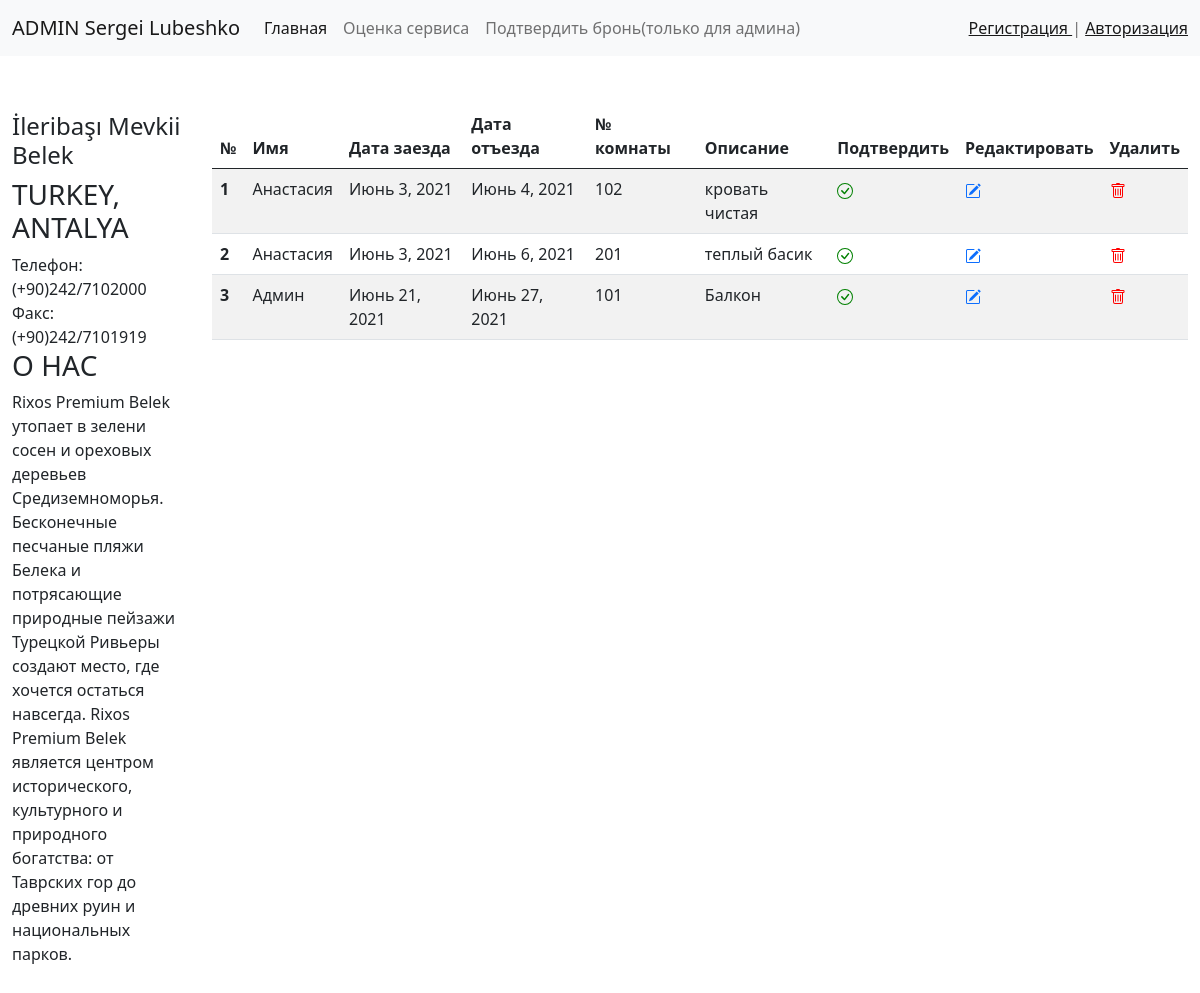
The page /room/admin on the database as committed earlier.
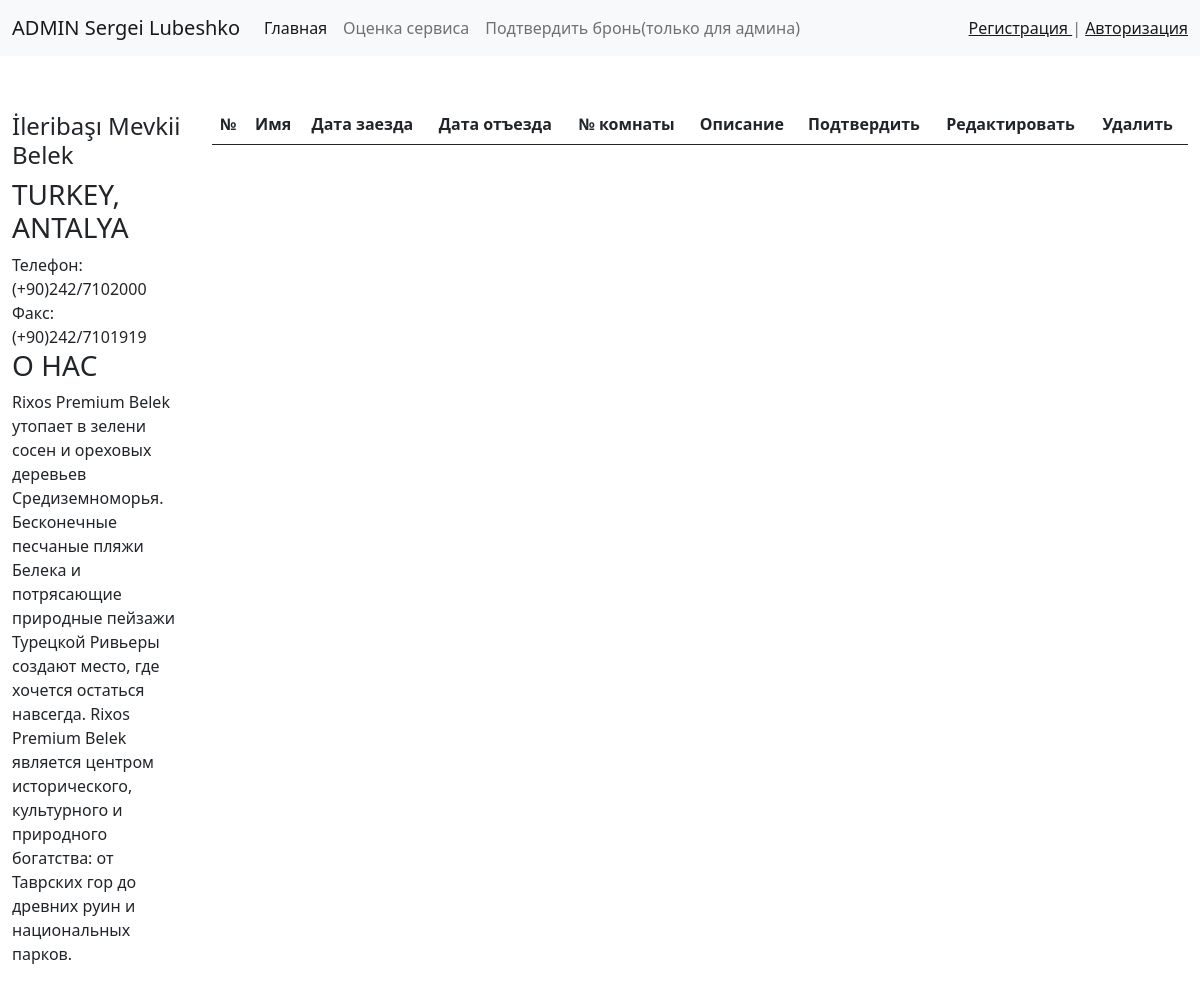
The same page on the database as committed later.
### hotel/models.py (models this page shows, shortened)
class BokkingRoom(models.Model):
    date_arrival = models.DateField(verbose_name='Дата заезда')
    date_departure = models.DateField(verbose_name='Дата отъезда')
    date_order = models.DateField(auto_now_add=True, verbose_name="Дата заказа")
    desc = models.CharField(max_length=124, verbose_name='Описание')
    users = models.ForeignKey(CustomUser, related_name='booking_user', on_delete=models.CASCADE)
    rooms = models.ForeignKey(Room, related_name='booking_room', on_delete=models.CASCADE)
    booking = models.BooleanField(default=False, verbose_name="Подтверждение брони")

class Room(models.Model):
    photo = models.ImageField(verbose_name='Фото', upload_to='photos/%Y/%m/%d', blank=True)
    title = models.CharField(max_length=60, verbose_name='Название номера')
    desc = models.TextField(verbose_name='Описание номера', max_length=500, blank=True)
    size = models.PositiveSmallIntegerField(verbose_name='Площадь номера')
    smoke = models.BooleanField(default=True, verbose_name='Не курят')
    price = models.PositiveSmallIntegerField(verbose_name='Цена за сутки', default=30)
    num_people = models.IntegerField(
        default=1,
        validators=[
            MinValueValidator(1),
            MaxValueValidator(10)
        ],
        verbose_name='Кол-во спальных мест'
    )
    facilities = models.ManyToManyField("Facilities")
    number_room = models.CharField(max_length=3, verbose_name='№ комнаты', blank=True)

### users/models.py (models this page shows)
class CustomUser(AbstractUser):
    pass

### hotel/views.py (the view)
# urls.py: path('room/admin', showbooking, name = 'showbooking'),
def showbooking(request):
    con = BokkingRoom.objects.filter(booking=False)
    return render(request, template_name='hotel/adminbooking.html', context={'showbooking': con})

### hotel/templates/hotel/adminbooking.html (shortened to what this page needs)
{% extends 'base.html' %}
{% block content %}
    <table class="table table-striped">
        <thead>
        <tr>
            <th scope="col">№</th>
            <th scope="col">Имя</th>
            <th scope="col">Дата заезда</th>
            <th scope="col">Дата отъезда</th>
            <th scope="col">№ комнаты</th>
            <th scope="col">Описание</th>
            <th scope="col">Подтвердить</th>
            <th scope="col">Редактировать</th>
            <th scope="col">Удалить</th>
        </tr>
        </thead>
        <tbody>
        {% for item in showbooking %}
            <tr>
                <th scope="row">{{ forloop.counter }}</th>
                <td>{{ item.users.first_name }}</td>
                <td>{{ item.date_arrival }}</td>
                <td>{{ item.date_departure }}</td>
                <td>{{ item.rooms.number_room }}</td>
                <td>{{ item.desc }}</td>
                <td><a href="{% url 'ok' reservation_id=item.pk%}">
                </a>
                </td>
                <td><a href="{% url 'update' book_id=item.pk %}">
                </a>
                </td>
                <td>
                    <a href="{% url 'delete' reservation_id=item.pk %}">
                    </a>
                </td>
            </tr>
        {% endfor %}
        </tbody>
    </table>
{% endblock %}

Rows that differ between the two databases and show on the page:
no longer on this page (row edited): BokkingRoom: users.first_name "Анастасия", date_arrival "Июнь 3, 2021", date_departure "Июнь 4, 2021", rooms.number_room "102", desc "кровать чистая"
removed BokkingRoom: users.first_name "Анастасия", date_arrival "Июнь 3, 2021", date_departure "Июнь 6, 2021", rooms.number_room "201", desc "теплый басик"
no longer on this page (row edited): BokkingRoom: users.first_name "Админ", date_arrival "Июнь 21, 2021", date_departure "Июнь 27, 2021", rooms.number_room "101", desc "Балкон"
